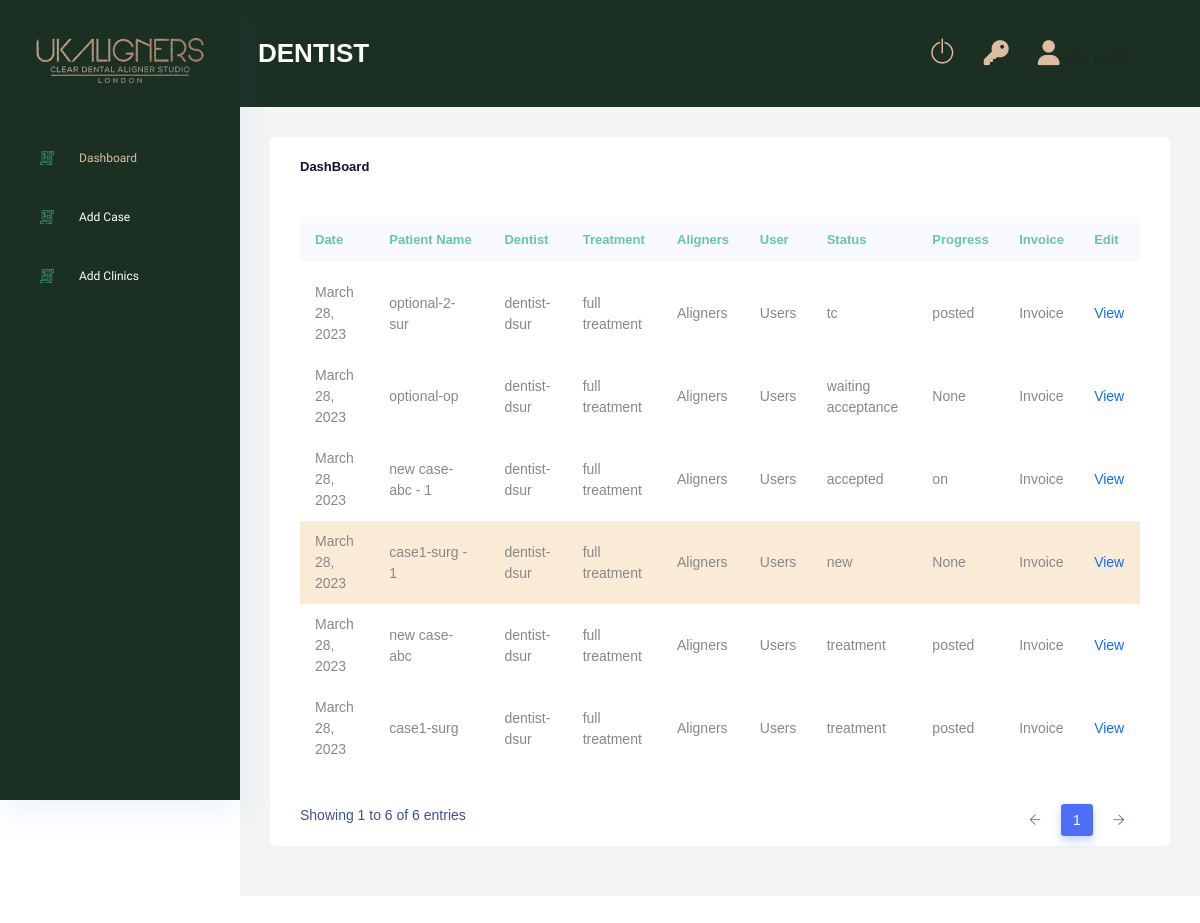
Screenshot of /dentist/dashboard/ (signed in) with the database file from the repository.
### Users/models.py (models this page shows, shortened)
class Account(AbstractBaseUser):
    email 					= models.EmailField(verbose_name="email", max_length=60, unique=True)
    username 				= models.CharField(max_length=30)
    date_joined				= models.DateTimeField(verbose_name='date joined', auto_now_add=True)
    last_login				= models.DateTimeField(verbose_name='last login', auto_now=True)
    is_active				= models.BooleanField(default=True)
    is_staff				= models.BooleanField(default=False)
    is_superuser			= models.BooleanField(default=False)
    is_admin				= models.BooleanField(default=False)
    is_manager   			= models.BooleanField(default=False)
    is_planner   			= models.BooleanField(default=False)
    is_technician   		= models.BooleanField(default=False)
    is_dentist      		= models.BooleanField(default=False)
    is_salon           		= models.BooleanField(default=False)
    is_individual     		= models.BooleanField(default=False)
    hide_email				= models.BooleanField(default=True)
    USERNAME_FIELD = 'email'
    REQUIRED_FIELDS = ['username']
    objects = MyAccountManager()

### Case/models.py (models this page shows)
class Case(models.Model):
    GENDER_CHOICES = (
        ("male","male"),
        ("female","female"),
        ("other","other")
        )
    ORTHODONTIC_CHOICES = (
        ("yes","yes"),
        ("no","no")
        )
    TREATMENT_REQUIRED_CHOICES = (
        ("full treatment","full treatment"),
        ("continuation","continuation"),
        ("refinement","refinement"),
        ("retainer","retainer")
    )
    OPTIONAL_TREATMENT = (
        ("replacement","replacement"),
        ("mouthguard","mouthguard"),
        ("smile design","smile design")
    )
    SECTION_CHOICES = (
        ("both arches","both arches"),
        ("upper only","upper only"),
        ("lower only","lower only")
    )
    TREATMENT_CHOICES = (
        ("essential","essential"),
        ("advance","advance"),
        ("comprehensive","comprehensive")
    )
    clinic                          = models.ForeignKey(Clinic, on_delete=models.DO_NOTHING,null=True,blank=True)
    dentist                         = models.ForeignKey(Dentist, on_delete=models.DO_NOTHING, null=True, blank=True)
    saloon_owner                    = models.ForeignKey(Saloon_owner, on_delete=models.DO_NOTHING, null=True, blank=True)
    saloon                          = models.ForeignKey(Saloon, on_delete=models.DO_NOTHING, null=True, blank=True)
    name                            = models.CharField(max_length=250)
    surname                         = models.CharField(max_length=250,null=True, blank=True)
    gender                          = models.CharField(max_length=50,choices=GENDER_CHOICES)
    age                             = models.IntegerField(null=True, blank=True)
    treatment_required              = models.CharField(max_length=100,choices=TREATMENT_REQUIRED_CHOICES)
    optional_treatment              = models.CharField(max_length=100,choices=OPTIONAL_TREATMENT, null=True, blank=True)
    orthodontic_treatment_past      = models.CharField(max_length=10,null=True, blank=True, choices=ORTHODONTIC_CHOICES)
    section                         = models.CharField(max_length=250,null=True, blank=True, choices=SECTION_CHOICES)
    treatment_type                  = models.CharField(max_length=250,null=True, blank=True, choices=TREATMENT_CHOICES)
    upper_jaw                       = models.FileField(upload_to="upper_jaws",null=True, blank=True)
    lower_jaw                       = models.FileField(upload_to="lower_jaws",null=True, blank=True)
    rquest_collection               = models.BooleanField(default=False)
    additional_information          = models.TextField(null=True, blank=True)
    planner                         = models.ForeignKey(Planner,on_delete=models.DO_NOTHING, null=True, blank=True)
    technician                      = models.ForeignKey(Technician,on_delete=models.DO_NOTHING, null=True, blank=True)
    status                          = models.CharField(max_length=250, default="new", null=True, blank=True)
    ortho_id                        = models.CharField(max_length=255, null=True, blank=True)
    aligners_upper                  = models.IntegerField(null=True, blank=True)
    aligners_lower                  = models.IntegerField(null=True, blank=True)
    retainer_upper                  = models.IntegerField(null=True, blank=True)
    retainer_lower                  = models.IntegerField(null=True, blank=True)
    treatment_plan_upper            = models.IntegerField(null=True, blank=True)
    treatment_plan_lower            = models.IntegerField(null=True, blank=True)
    duration                        = models.IntegerField(null=True, blank=True)
    progress                        = models.CharField(max_length=255, null=True, blank=True)
    created_at                      = models.DateField(auto_now_add=True, null=True)
    fee_cleared                     = models.BooleanField(default=False)
    totel_fee                       = models.FloatField(default=0.0,null=True,blank=True)
    manager_paid                    = models.BooleanField(default=False)
    planner_paid                    = models.BooleanField(default=False)
    technician_paid                 = models.BooleanField(default=False)
    refinement                      = models.IntegerField(default=0)
    class Meta:
        verbose_name_plural = "Cases"
    def __str__(self):
        return str(self.name)

### DentistRoll/models.py (models this page shows)
class Dentist(models.Model):
    user                    = models.OneToOneField(Users, on_delete=models.CASCADE)
    surname                 = models.CharField(max_length=150,null=True,blank=True)
    number                  = models.CharField(max_length=150,null=True,blank=True)
    clinic                  = models.ManyToManyField(Clinic)
    manager                 = models.ForeignKey(Manager, on_delete=models.DO_NOTHING, null=True, blank=True)
    code                    = models.CharField(max_length=150,null=True,blank=True)
    class Meta:
        verbose_name_plural = "Dentists"
    def __str__(self):
        return self.user.username

### DentistRoll/views.py (the view)
# urls.py: path('dashboard/',views.dentist_dashboard, name='dentist_dashboard'),
@login_required(login_url='login')
def dentist_dashboard(request):
    dentist_obj = Dentist.objects.get(user=request.user)
    case_list = Case.objects.filter(dentist=dentist_obj).order_by('-id')
    print(case_list)
    context = {
        'case_list':case_list
    }
    return render(request,'dentistRoll/dashboard.html',context)

### DentistRoll/models.py (called while the page is built)
    def __str__(self):
        return self.name

### ManagerRoll/models.py (called while the page is built)
    def __str__(self):
        return self.user.username

### DentistRoll/templates/dentistRoll/dashboard.html (shortened to what this page needs)
{% extends 'base.html' %}
{% load static %}
{% block content %}
<div class="main_content_iner ">
    <div class="container-fluid p-0">
        <div class="row justify-content-center">
            <div class="col-lg-12">
                <div class="white_card card_height_100 mb_30">
                    <div class="white_card_header">
                        <div class="box_header m-0">
                            <div class="main-title">
                                <h3 class="m-0">DashBoard</h3>
                            </div>
                        </div>
                    </div>
                    <div class="white_card ">
                        <div class="QA_section plr_30">
                            <div class="QA_table mb_30">
                                <table class="table lms_table_active ">
                                    <thead>
                                        <tr>
                                            <th scope="col">Date</th>
                                            <th scope="col">Patient Name</th>
                                            <th scope="col">Dentist</th>
                                            <th scope="col">Treatment</th>
                                            <th scope="col">Aligners</th>
                                            <th scope="col">User</th>
                                            <th scope="col">Status</th>
                                            <th scope="col">Progress</th>
                                            <th scope="col">Invoice</th>
                                            <th scope="col">Edit</th>
                                        </tr>
                                    </thead>
                                    <tbody>
                                        {% for case in case_list %}
                                        {% if case.status == 'new' %}
                                        <tr class="new-case-tr">
                                        {% else %}
                                        <tr>
                                        {% endif %}
                                            <td>{{ case.created_at }}</td>
                                            <td>
                                                <div class="custom_tooltip">
                                                    {{ case.name }}-{{ case.surname }}
                                                    {% if case.refinement > 0 %}
                                                        - {{case.refinement}}
                                                    {% endif %}
                                                  </div>
                                            </td>
                                            <td>
                                                <div class="custom_tooltip">{{ case.dentist }}-{{ case.dentist.surname }}
                                                  </div>
                                            </td>
                                            <td>
                                                <div class="custom_tooltip">{{ case.treatment_required }}
                                                  </div>
                                            </td>
                                            <td>
                                                <div class="custom_tooltip">Aligners
                                                  </div>
                                            </td>
                                            <td>
                                                <div class="custom_tooltip">Users
                                                  </div>
                                            </td>
                                            <td>{{ case.status }}</td>
                                            <td>{{ case.progress }}</td>
                                            <td>Invoice</td>
                                            <td>
                                                {% if case.status == "new" %}
                                                <a href="{% url 'DentistRoll:edit_case' case.id %}">View</a>
                                                {% elif case.status == "waiting acceptance" %}
                                                <a href="{% url 'DentistRoll:waiting_case_details' case.id %}">View</a>
                                                {% elif case.status == "accepted" %}
                                                <a href="{% url 'DentistRoll:waiting_case_details' case.id %}">View</a>
                                                {% elif case.status == "treatment" %}
                                                <a href="{% url 'AdminRoll:case_treatment' case.id %}">View</a>
                                                {% elif case.status == "on-hold" %}
                                                <a href="{% url 'DentistRoll:waiting_case_details' case.id %}">View</a>
                                                {% elif case.status == "review" %}
                                                <a href="{% url 'DentistRoll:waiting_case_details' case.id %}">View</a>
                                                {% elif case.status == "declined" %}
                                                <a href="{% url 'DentistRoll:waiting_case_details' case.id %}">View</a>
                                                {% elif case.status == "tc" %}
                                                <a href="{% url 'AdminRoll:case_treatment' case.id %}">View</a>
                                                {% endif %}
                                            </td>
                                        </tr>
                                        {% endfor %}
                                    </tbody>
                                </table>
                            </div>
                        </div>
                    </div>
                </div>
            </div>
        </div>
    </div>
</div>
{% endblock %}

### templates/layout/navbar.html (shortened to what this page needs)
{% load static %}
<div class="container-fluid g-0">
    <div class="row">
        <div class="col-lg-12 p-0 ">
            <div class="header_iner d-flex justify-content-between align-items-center"
                 style="background: rgb(27, 48, 34)">
                <div class="serach_field-area d-flex align-items-center">
                    <div>
                        <h3 class="mt-2" style="color: white;text-transform: uppercase;">{{ request.user.username }}</h3>
                    </div>
                </div>
                <div class="header_right d-flex justify-content-between align-items-center">
                    <div class="header_notification_warp d-flex align-items-center">
                        <li>
                            <a class="" style="color: #DDBC9FFF" href="{% url 'logout' %}"> <i
                                    class="ti-power-off" style="font-size:25px"></i></a>
                        </li>
                        <li>
                            <a class="" style="color: #DDBC9FFF" href="{% url 'password_reset' %}"> <i
                                    class="fa fa-key"
                                    aria-hidden="true" style="font-size:25px"></i></a>
                        </li>
                        <li>
                            {% if request.user.is_dentist %}
                            <a class="" style="color: #DDBC9FFF"
                               href="{% url 'DentistRoll:edit_profile' %}"> <i
                                    class="fa fa-user" style="font-size:25px"></i></a>
                            {% elif request.user.is_salon  %}
                            <a class="" style="color: #DDBC9FFF"
                               href="{% url 'SaloonRoll:edit_profile' %}"> <i
                                    class="fa fa-user" style="font-size:25px"></i></a>
                            {% endif %}
                        </li>
                    </div>
                </div>
            </div>
        </div>
    </div>
</div>

### static/css/custom.css (style rules this page uses)
.custom_tooltip { position: relative; display: inline-block; cursor: pointer; }
.new-case-tr { background-color: antiquewhite !important; }

### rows the page displays
Account: user.username "DENTIST"
Case: created_at "March 28, 2023", name "optional-2", surname "sur", dentist "dentist", dentist.surname "dsur", treatment_required "full treatment", status "tc", progress "posted", shows "View"
Case: created_at "March 28, 2023", name "optional", surname "op", dentist "dentist", dentist.surname "dsur", treatment_required "full treatment", status "waiting acceptance", progress "None", shows "View"
Case: created_at "March 28, 2023", name "new case", surname "abc", refinement "1", dentist "dentist", dentist.surname "dsur", treatment_required "full treatment", status "accepted", progress "on", shows "View"
Case: created_at "March 28, 2023", name "case1", surname "surg", refinement "1", dentist "dentist", dentist.surname "dsur", treatment_required "full treatment", status "new", progress "None", shows "View"
Case: created_at "March 28, 2023", name "new case", surname "abc", dentist "dentist", dentist.surname "dsur", treatment_required "full treatment", status "treatment", progress "posted", shows "View"
Case: created_at "March 28, 2023", name "case1", surname "surg", dentist "dentist", dentist.surname "dsur", treatment_required "full treatment", status "treatment", progress "posted", shows "View"
